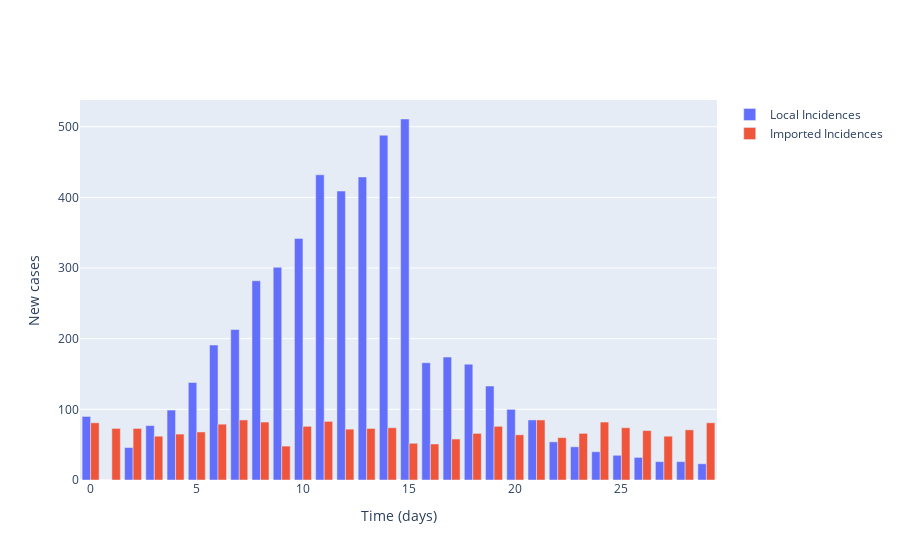

This figure's notebook cell:
### Markdown cell above
## Plot local incidence numbers and imported cases

### Code cell
# Plot (bar chart cases each day)
fig = go.Figure()

# Plot of incidences
fig.add_trace(
    go.Bar(
        x=times,
        y=np.sum(locally_infected_cases, axis=1),
        name='Local Incidences'
    )
)

fig.add_trace(
    go.Bar(
        x=times,
        y=np.sum(imported_cases, axis=1),
        name='Imported Incidences'
    )
)

# Add axis labels
fig.update_layout(
    xaxis_title='Time (days)',
    yaxis_title='New cases'
)

fig.show()

### Figure 1 — Plotly figure (JSON) as saved in the notebook; plotly's stock layout.template omitted (floating-point values rounded to 4 significant figures)
{"data": [{"name": "Local Incidences", "type": "bar", "x": [0, 1, 2, 3, 4, 5, 6, 7, 8, 9, 10, 11, 12, 13, 14, 15, 16, 17, 18, 19, 20, 21, 22, 23, 24, 25, 26, 27, 28, 29], "y": [90, 0, 46, 77, 99, 138, 191, 213, 282, 301, 342, 432, 409, 429, 488, 511, 166, 174, 164, 133, 100, 85, 54, 47, 40, 35, 32, 26, 26, 23]}, {"name": "Imported Incidences", "type": "bar", "x": [0, 1, 2, 3, 4, 5, 6, 7, 8, 9, 10, 11, 12, 13, 14, 15, 16, 17, 18, 19, 20, 21, 22, 23, 24, 25, 26, 27, 28, 29], "y": [81, 73, 73, 62, 65, 68, 79, 85, 82, 48, 76, 83, 72, 73, 74, 52, 51, 58, 66, 76, 64, 85, 60, 66, 82, 74, 70, 62, 71, 81]}], "layout": {"xaxis": {"title": {"text": "Time (days)"}}, "yaxis": {"title": {"text": "New cases"}}}}
